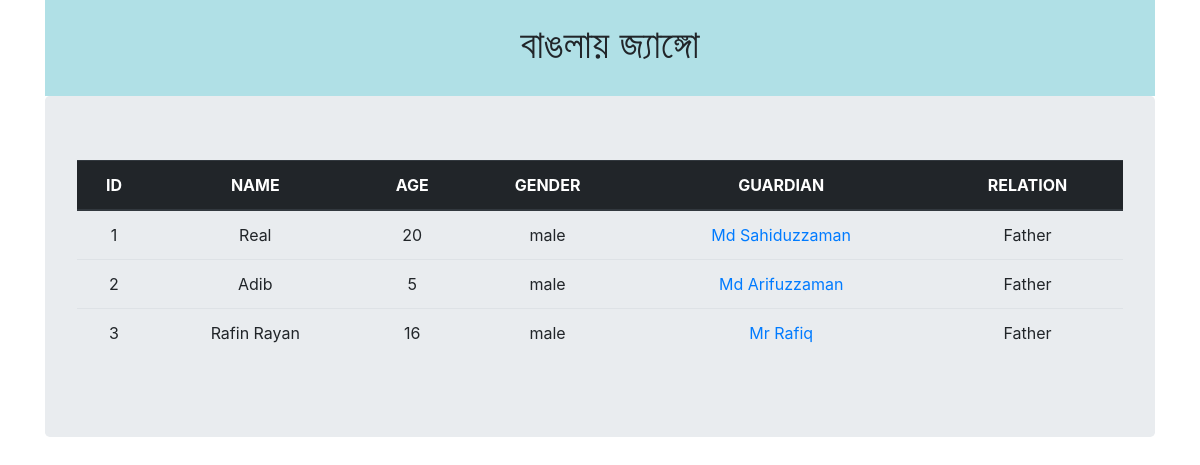
Page /students/list/ on the committed database.
### students_database/models.py (models this page shows, shortened)
class Students(models.Model):
    name = models.CharField(max_length=100)
    age = models.IntegerField()
    GENDER_CHOICE = (('male', 'Male'), ('female', 'Female'))
    gender = models.CharField(max_length=50, choices=GENDER_CHOICE)
    guard = models.OneToOneField(Guardian, on_delete=models.SET_NULL, blank=True, null=True)

class Guardian(models.Model):
    name = models.CharField(max_length=100)
    relation = models.CharField(max_length=100)
    GENDER_CHOICE = (('male', 'Male'), ('female', 'Female'))
    gender = models.CharField(max_length=100, choices=GENDER_CHOICE)
    age = models.IntegerField()
    phone = models.IntegerField(unique=True)
    def __str__(self):
        return self.name

### students_database/views.py (the view)
# urls.py: path('list/', views.students_list, name='students-list'),
def students_list(request):
    all_student = Students.objects.all()
    return render(request, 'student/students-list.html', {'std_list': all_student})

### templates/student/students-list.html
{% extends 'base.html' %}
{% block content %}
    <div class="text-center">
            <table class="table">
                <thead class="thead-dark">
                    <tr>
                        <th >ID</th>
                        <th >NAME</th>
                        <th >AGE</th>
                        <th >GENDER</th>
                        <th >GUARDIAN</th>
                        <th >RELATION</th>
                    </tr>
                </thead>
                <tbody>
                {% for std in std_list %}
                    <tr>
                        <td >{{std.pk}}</td>
                        <td >{{std.name}}</td>
                        <td >{{std.age}}</td>
                        <td >{{std.gender}}</td>
                        <td ><a href="{% url 'guardian-details' std.pk %}">{{std.guard}}</a></td>
                        <td >{{std.guard.relation}}</td>
                    </tr>
                {% endfor %}
                </tbody>
            </table>
    </div>
{% endblock %}

### rows in the picture
Students: pk "1", name "Real", age "20", gender "male", guard "Md Sahiduzzaman", guard.relation "Father"
Students: pk "2", name "Adib", age "5", gender "male", guard "Md Arifuzzaman", guard.relation "Father"
Students: pk "3", name "Rafin Rayan", age "16", gender "male", guard "Mr Rafiq", guard.relation "Father"
